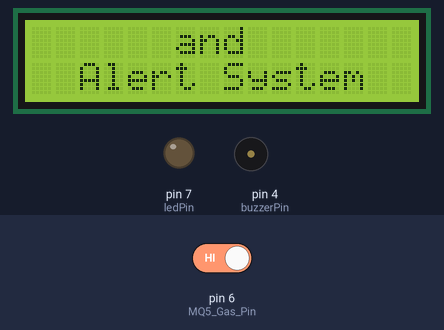
This sketch was run on a simulated Arduino Uno, built with avr-gcc and run on an emulated ATmega328P. Shown: 16×2 character LCD, output pins drawn as LEDs (lit = HIGH), buzzer (waves = sounding, pin HIGH). Inputs (shaded band) come from the test bench; at power-on: pin 6 (MQ5_Gas_Pin) HIGH. The modem accepts every AT command (registered, SIM ready, sends succeed) and sends nothing else; what the sketch prints to the serial monitor is not drawn.

Above: at 1.2 s.
At 5.3 s:
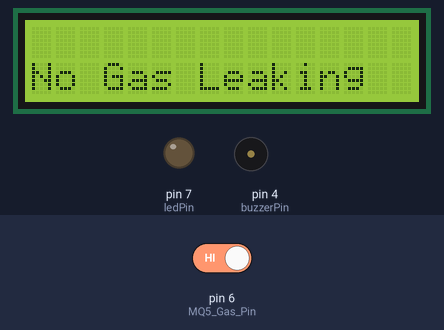
5.4 s: pin 6 (MQ5_Gas_Pin) driven LOW
At 7.6 s:
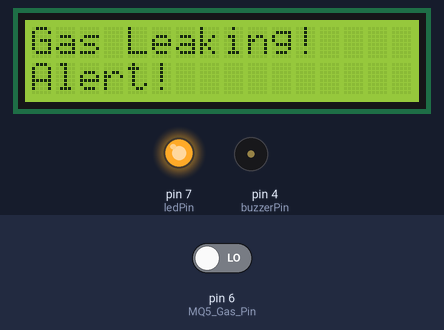
Timing chart, 0 to 9.1 s (numbered marks = the images above; inputs shaded):
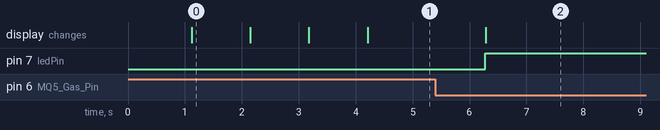

Measured:
- after the input at 5.4 s, pin 7 (ledPin): LOW → HIGH after 0.88 s; the display: changes after 0.89 s (image 2)
- what the display in image 0 shows lasts 1.0 s, from 1.1 s to 2.1 s

The sketch:

Gas_Leakage_Detection_using_MQ5.ino
```cpp
#include <SoftwareSerial.h>
#include <LiquidCrystal_I2C.h>
LiquidCrystal_I2C lcd(0x27, 16, 2);
SoftwareSerial mySerial(10, 9);
int MQ5_Gas_Pin = 6;
int MQ5_Gas_Value;
int buzzerPin = 4;
int ledPin=7;


void setup() {
  Serial.begin(9600);
  mySerial.begin(9600);
  lcd.init(); // initialize the lcd
  lcd.backlight();
  pinMode(MQ5_Gas_Pin, INPUT);
  pinMode(buzzerPin, OUTPUT);
  pinMode(ledPin,OUTPUT);
  lcd.setCursor(0, 0);
  lcd.print("LPG Gas Leakage");
  lcd.setCursor(0, 1);
  lcd.print("   Monitoring");
  delay(1000);
  lcd.clear();
  lcd.setCursor(0, 0);
  lcd.print("      and");
  lcd.setCursor(0, 1);
  lcd.print("  Alert System");
  delay(1000);
  lcd.clear();
  lcd.setCursor(0, 0);
  lcd.print("     Done By");
  lcd.setCursor(0, 1);
  lcd.print("Kunle and Sodiq");
  delay(1000);
  lcd.clear();
  lcd.setCursor(0, 0);
  lcd.print("Getting the LPG");
  lcd.setCursor(0, 1);
  lcd.print("Gas Conc....");
  delay(1000);
}

void loop() {
  lcd.clear();
  MQ5_Gas_Value = digitalRead(MQ5_Gas_Pin);
  Serial.print("MQ5_Gas_Value:");

  Serial.println(MQ5_Gas_Value);
  gasConc();
  delay(1000);
}

void gasConc() {
  lcd.setCursor(0, 0);
  lcd.print(" Scanning...");
  MQ5_Gas_Value = digitalRead(MQ5_Gas_Pin); //reads the output of gas sensor
  if (MQ5_Gas_Value == LOW)
  {
    lcd.clear();
    lcd.setCursor(0, 0);
    lcd.print("Gas Leaking!");
    lcd.setCursor(0, 1);
    lcd.print("Alert!");
    analogWrite(ledPin,200);
    sendSMS();
//    analogWrite(buzzerPin,200);
  }
  else {
    lcd.clear();
    lcd.setCursor(0, 1);
    lcd.print("No Gas Leaking");
    analogWrite(ledPin,0);
//    analogWrite(buzzerPin,0);
  }
}

void sendSMS(){
mySerial.println("AT+CMGF=1");
delay(1000);
mySerial.println("AT+CMGS=\"+2347054184069\"\r");
delay(1000);
mySerial.println("Gas Leaking!");//message content
delay(200);
mySerial.println((char)26); //the stopping character
delay(1000);
mySerial.println("AT+CMGS=\"+2347081319857\"\r");
delay(1000);
mySerial.println("Gas Leaking!");//message content//message content
delay(200);
mySerial.println((char)26); //the stopping character
delay(1000);
}
```
